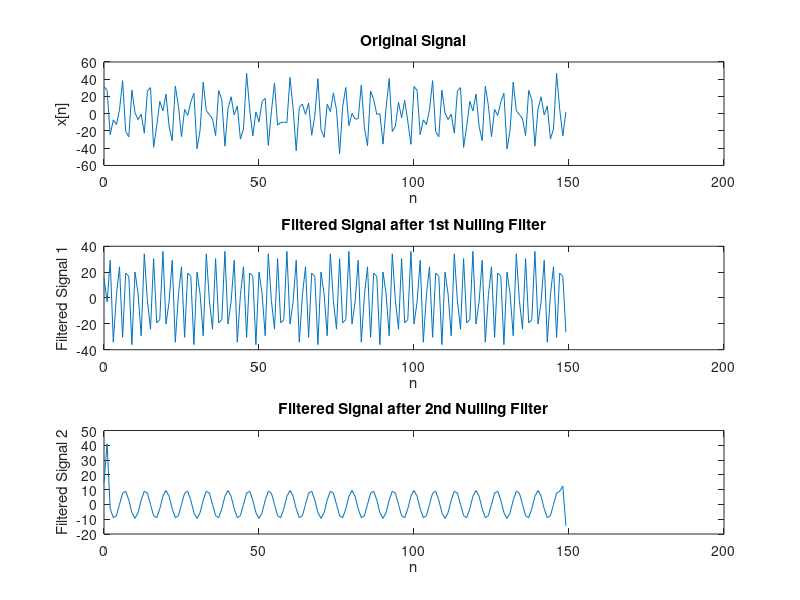
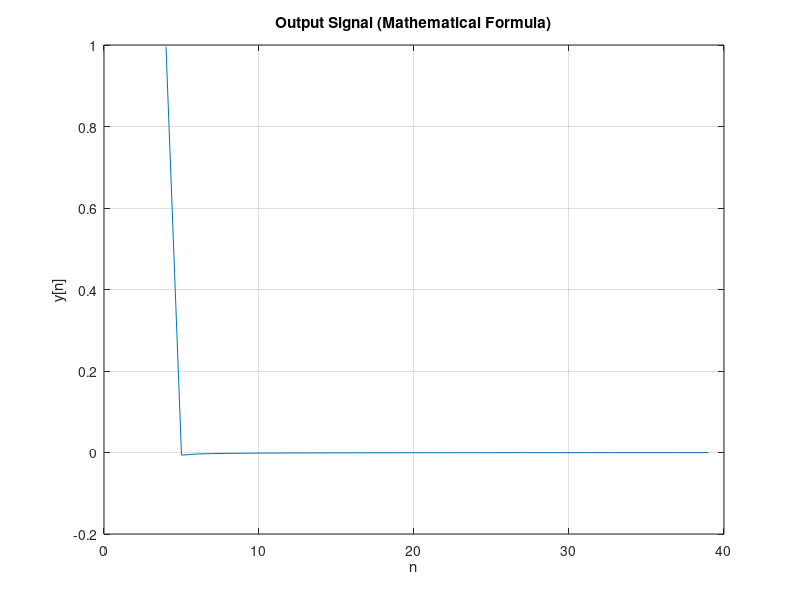
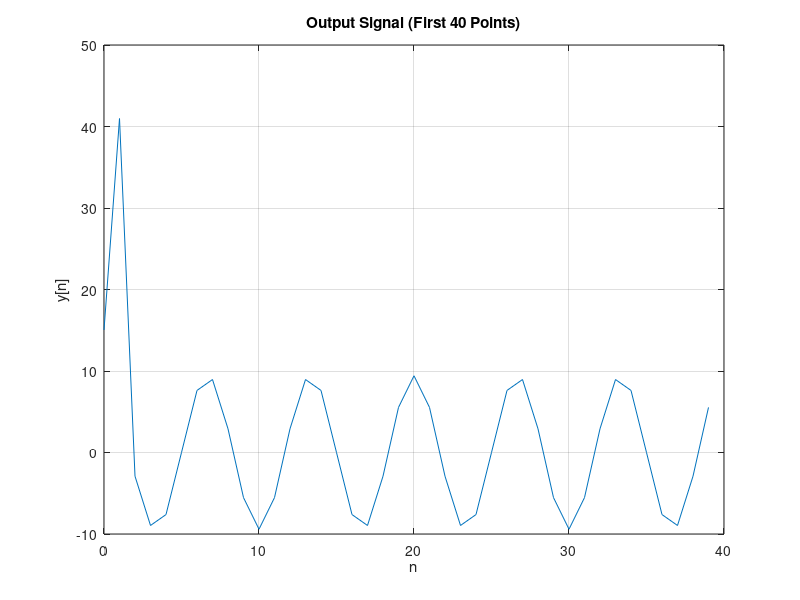

MATLAB code for these plots, in order:
clear
clc

wn1 = 0.44 * pi; % First nulling frequency
wn2 = 0.7 * pi; % Second nulling frequency
 
% Coefficients for the first nulling filter
b1_0 = 1;
b1_1 = -2 * cos(wn1);
b1_2 = 1;

% Coefficients for the second nulling filter
b2_0 = 1;
b2_1 = -2 * cos(wn2);
b2_2 = 1;

% Waveform Properties
N = 150; % Signal length
n = 0:N-1; % Time Index
w1 = 0.3 * pi; % Frequency of first sinusoid
w2 = 0.44 * pi; % Frequency of second sinusoid
w3 = 0.7 * pi; % Frequency of third sinusoid
phi1 = 0; % Phase of first sinusoid
phi2 = -pi/3; % Phase of second sinusoid
phi3 = -pi/4; % Phase of third sinusoid
x1 = 5 * cos(w1 * n); % First sinusodial component
x2 = 22 * cos(w2 * n + phi2); % Second sinusodial component
x3 = 22 * cos(w3 * n + phi3); % Third sinusodial component
x = x1 + x2 + x3; % Input Signal Calculation

b1 = [b1_0, b1_1, b1_2]; % First nulling filter coefficients
b2 = [b2_0, b2_1, b2_2];  % Second nulling filter coefficients

% Nulling filter implementation
filtered_x1 = conv(x, b1, 'same');
filtered_x2 = conv(filtered_x1, b2, 'same');

% Plotting the signals [Original & Filtered]
figure;
subplot(3,1,1);
plot(n, x);
xlabel('n');
ylabel('x[n]');
title('Original Signal');
subplot(3,1,2);
plot(n, filtered_x1);
xlabel('n');
ylabel('Filtered Signal 1');
title('Filtered Signal after 1st Nulling Filter');
subplot(3,1,3);
plot(n, filtered_x2);
xlabel('n');
ylabel('Filtered Signal 2');
title('Filtered Signal after 2nd Nulling Filter');

% Creating a linearly spaced vector for frequency
w = linspace(0, 2 * pi, 1000);  % Adjust the number of points as needed

% Calculating the frequency response of the first and second FIR Nulling Filters
H1 = b1(1) + b1(2) * exp(-1i * w) + b1(3) * exp(-2i * w);
H2 = b2(1) + b2(2) * exp(-1i * w) + b2(3) * exp(-2i * w);

% Multiplying the frequency responses of the two filters
H = H1 .* H2;

% Implementing the inverse Fourier transform to get the impulse response
y = ifft(H);

% Plotting the real part of the impulse response
figure;
plot(n(5:40), real(y(5:40)));  % Use real() to plot the real part if needed
xlabel('n');
ylabel('y[n]');
title('Output Signal (Mathematical Formula)');
grid on;
% Plotting the first 40 points of the output signal
figure;
plot(n(1:40), filtered_x2(1:40));
xlabel('n');
ylabel('y[n]');
title('Output Signal (First 40 Points)');
grid on;
